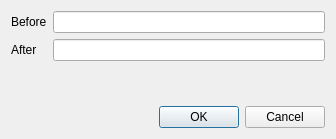
<?xml version="1.0" encoding="UTF-8"?>
<ui version="4.0">
 <class>DialogReplace</class>
 <widget class="QDialog" name="DialogReplace">
  <property name="geometry">
   <rect>
    <x>0</x>
    <y>0</y>
    <width>336</width>
    <height>139</height>
   </rect>
  </property>
  <property name="windowTitle">
   <string>Dialog</string>
  </property>
  <layout class="QVBoxLayout" name="verticalLayout">
   <item>
    <layout class="QFormLayout" name="formLayout">
     <item row="0" column="0">
      <widget class="QLabel" name="label">
       <property name="text">
        <string>Before</string>
       </property>
      </widget>
     </item>
     <item row="0" column="1">
      <widget class="QLineEdit" name="lineEditBefore"/>
     </item>
     <item row="1" column="0">
      <widget class="QLabel" name="label_2">
       <property name="text">
        <string>After</string>
       </property>
      </widget>
     </item>
     <item row="1" column="1">
      <widget class="QLineEdit" name="lineEditAfter"/>
     </item>
    </layout>
   </item>
   <item>
    <widget class="QDialogButtonBox" name="buttonBox">
     <property name="orientation">
      <enum>Qt::Horizontal</enum>
     </property>
     <property name="standardButtons">
      <set>QDialogButtonBox::Cancel|QDialogButtonBox::Ok</set>
     </property>
    </widget>
   </item>
  </layout>
 </widget>
 <resources/>
 <connections>
  <connection>
   <sender>buttonBox</sender>
   <signal>accepted()</signal>
   <receiver>DialogReplace</receiver>
   <slot>accept()</slot>
   <hints>
    <hint type="sourcelabel">
     <x>248</x>
     <y>254</y>
    </hint>
    <hint type="destinationlabel">
     <x>157</x>
     <y>274</y>
    </hint>
   </hints>
  </connection>
  <connection>
   <sender>buttonBox</sender>
   <signal>rejected()</signal>
   <receiver>DialogReplace</receiver>
   <slot>reject()</slot>
   <hints>
    <hint type="sourcelabel">
     <x>316</x>
     <y>260</y>
    </hint>
    <hint type="destinationlabel">
     <x>286</x>
     <y>274</y>
    </hint>
   </hints>
  </connection>
 </connections>
</ui>
